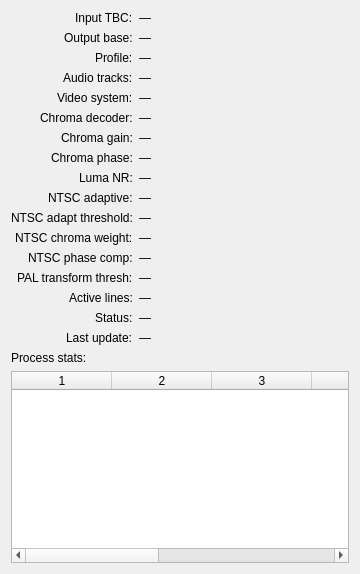
<?xml version="1.0" encoding="UTF-8"?>
<ui version="4.0">
 <class>ExportReadoutDialog</class>
 <widget class="QDialog" name="ExportReadoutDialog">
  <property name="windowTitle">
   <string>Export readout</string>
  </property>
  <property name="minimumSize">
   <size>
    <width>360</width>
    <height>0</height>
   </size>
  </property>
  <layout class="QVBoxLayout" name="exportReadoutLayout">
   <item>
    <layout class="QFormLayout" name="exportReadoutFormLayout">
     <property name="labelAlignment">
      <set>Qt::AlignRight|Qt::AlignVCenter</set>
     </property>
     <item row="0" column="0">
      <widget class="QLabel" name="exportReadoutInputLabel">
       <property name="text">
        <string>Input TBC:</string>
       </property>
      </widget>
     </item>
     <item row="0" column="1">
      <widget class="QLabel" name="exportReadoutInputValueLabel">
       <property name="text">
        <string>—</string>
       </property>
       <property name="wordWrap">
        <bool>true</bool>
       </property>
       <property name="textInteractionFlags">
        <set>Qt::TextSelectableByMouse</set>
       </property>
      </widget>
     </item>
     <item row="1" column="0">
      <widget class="QLabel" name="exportReadoutOutputLabel">
       <property name="text">
        <string>Output base:</string>
       </property>
      </widget>
     </item>
     <item row="1" column="1">
      <widget class="QLabel" name="exportReadoutOutputValueLabel">
       <property name="text">
        <string>—</string>
       </property>
       <property name="wordWrap">
        <bool>true</bool>
       </property>
       <property name="textInteractionFlags">
        <set>Qt::TextSelectableByMouse</set>
       </property>
      </widget>
     </item>
     <item row="2" column="0">
      <widget class="QLabel" name="exportReadoutProfileLabel">
       <property name="text">
        <string>Profile:</string>
       </property>
      </widget>
     </item>
     <item row="2" column="1">
      <widget class="QLabel" name="exportReadoutProfileValueLabel">
       <property name="text">
        <string>—</string>
       </property>
      </widget>
     </item>
     <item row="3" column="0">
      <widget class="QLabel" name="exportReadoutAudioLabel">
       <property name="text">
        <string>Audio tracks:</string>
       </property>
      </widget>
     </item>
     <item row="3" column="1">
      <widget class="QLabel" name="exportReadoutAudioValueLabel">
       <property name="text">
        <string>—</string>
       </property>
       <property name="wordWrap">
        <bool>true</bool>
       </property>
       <property name="textInteractionFlags">
        <set>Qt::TextSelectableByMouse</set>
       </property>
      </widget>
     </item>
     <item row="4" column="0">
      <widget class="QLabel" name="exportReadoutSystemLabel">
       <property name="text">
        <string>Video system:</string>
       </property>
      </widget>
     </item>
     <item row="4" column="1">
      <widget class="QLabel" name="exportReadoutSystemValueLabel">
       <property name="text">
        <string>—</string>
       </property>
      </widget>
     </item>
     <item row="5" column="0">
      <widget class="QLabel" name="exportReadoutChromaDecoderLabel">
       <property name="text">
        <string>Chroma decoder:</string>
       </property>
      </widget>
     </item>
     <item row="5" column="1">
      <widget class="QLabel" name="exportReadoutChromaDecoderValueLabel">
       <property name="text">
        <string>—</string>
       </property>
      </widget>
     </item>
     <item row="6" column="0">
      <widget class="QLabel" name="exportReadoutChromaGainLabel">
       <property name="text">
        <string>Chroma gain:</string>
       </property>
      </widget>
     </item>
     <item row="6" column="1">
      <widget class="QLabel" name="exportReadoutChromaGainValueLabel">
       <property name="text">
        <string>—</string>
       </property>
      </widget>
     </item>
     <item row="7" column="0">
      <widget class="QLabel" name="exportReadoutChromaPhaseLabel">
       <property name="text">
        <string>Chroma phase:</string>
       </property>
      </widget>
     </item>
     <item row="7" column="1">
      <widget class="QLabel" name="exportReadoutChromaPhaseValueLabel">
       <property name="text">
        <string>—</string>
       </property>
      </widget>
     </item>
     <item row="8" column="0">
      <widget class="QLabel" name="exportReadoutLumaNrLabel">
       <property name="text">
        <string>Luma NR:</string>
       </property>
      </widget>
     </item>
     <item row="8" column="1">
      <widget class="QLabel" name="exportReadoutLumaNrValueLabel">
       <property name="text">
        <string>—</string>
       </property>
      </widget>
     </item>
     <item row="9" column="0">
      <widget class="QLabel" name="exportReadoutNtscAdaptiveLabel">
       <property name="text">
        <string>NTSC adaptive:</string>
       </property>
      </widget>
     </item>
     <item row="9" column="1">
      <widget class="QLabel" name="exportReadoutNtscAdaptiveValueLabel">
       <property name="text">
        <string>—</string>
       </property>
      </widget>
     </item>
     <item row="10" column="0">
      <widget class="QLabel" name="exportReadoutNtscAdaptThresholdLabel">
       <property name="text">
        <string>NTSC adapt threshold:</string>
       </property>
      </widget>
     </item>
     <item row="10" column="1">
      <widget class="QLabel" name="exportReadoutNtscAdaptThresholdValueLabel">
       <property name="text">
        <string>—</string>
       </property>
      </widget>
     </item>
     <item row="11" column="0">
      <widget class="QLabel" name="exportReadoutNtscChromaWeightLabel">
       <property name="text">
        <string>NTSC chroma weight:</string>
       </property>
      </widget>
     </item>
     <item row="11" column="1">
      <widget class="QLabel" name="exportReadoutNtscChromaWeightValueLabel">
       <property name="text">
        <string>—</string>
       </property>
      </widget>
     </item>
     <item row="12" column="0">
      <widget class="QLabel" name="exportReadoutNtscPhaseCompLabel">
       <property name="text">
        <string>NTSC phase comp:</string>
       </property>
      </widget>
     </item>
     <item row="12" column="1">
      <widget class="QLabel" name="exportReadoutNtscPhaseCompValueLabel">
       <property name="text">
        <string>—</string>
       </property>
      </widget>
     </item>
     <item row="13" column="0">
      <widget class="QLabel" name="exportReadoutPalTransformThresholdLabel">
       <property name="text">
        <string>PAL transform thresh:</string>
       </property>
      </widget>
     </item>
     <item row="13" column="1">
      <widget class="QLabel" name="exportReadoutPalTransformThresholdValueLabel">
       <property name="text">
        <string>—</string>
       </property>
      </widget>
     </item>
     <item row="14" column="0">
      <widget class="QLabel" name="exportReadoutActiveLinesLabel">
       <property name="text">
        <string>Active lines:</string>
       </property>
      </widget>
     </item>
     <item row="14" column="1">
      <widget class="QLabel" name="exportReadoutActiveLinesValueLabel">
       <property name="text">
        <string>—</string>
       </property>
      </widget>
     </item>
     <item row="15" column="0">
      <widget class="QLabel" name="exportReadoutStatusLabel">
       <property name="text">
        <string>Status:</string>
       </property>
      </widget>
     </item>
     <item row="15" column="1">
      <widget class="QLabel" name="exportReadoutStatusValueLabel">
       <property name="text">
        <string>—</string>
       </property>
       <property name="wordWrap">
        <bool>true</bool>
       </property>
      </widget>
     </item>
     <item row="16" column="0">
      <widget class="QLabel" name="exportReadoutLastMessageLabel">
       <property name="text">
        <string>Last update:</string>
       </property>
      </widget>
     </item>
     <item row="16" column="1">
      <widget class="QLabel" name="exportReadoutLastMessageValueLabel">
       <property name="text">
        <string>—</string>
       </property>
       <property name="wordWrap">
        <bool>true</bool>
       </property>
      </widget>
     </item>
    </layout>
   </item>
   <item>
    <widget class="QLabel" name="exportReadoutProcessLabel">
     <property name="text">
      <string>Process stats:</string>
     </property>
    </widget>
   </item>
   <item>
    <widget class="QTableWidget" name="exportReadoutProcessTable">
     <property name="rowCount">
      <number>0</number>
     </property>
     <property name="columnCount">
      <number>7</number>
     </property>
    </widget>
   </item>
  </layout>
 </widget>
 <resources/>
 <connections/>
</ui>
